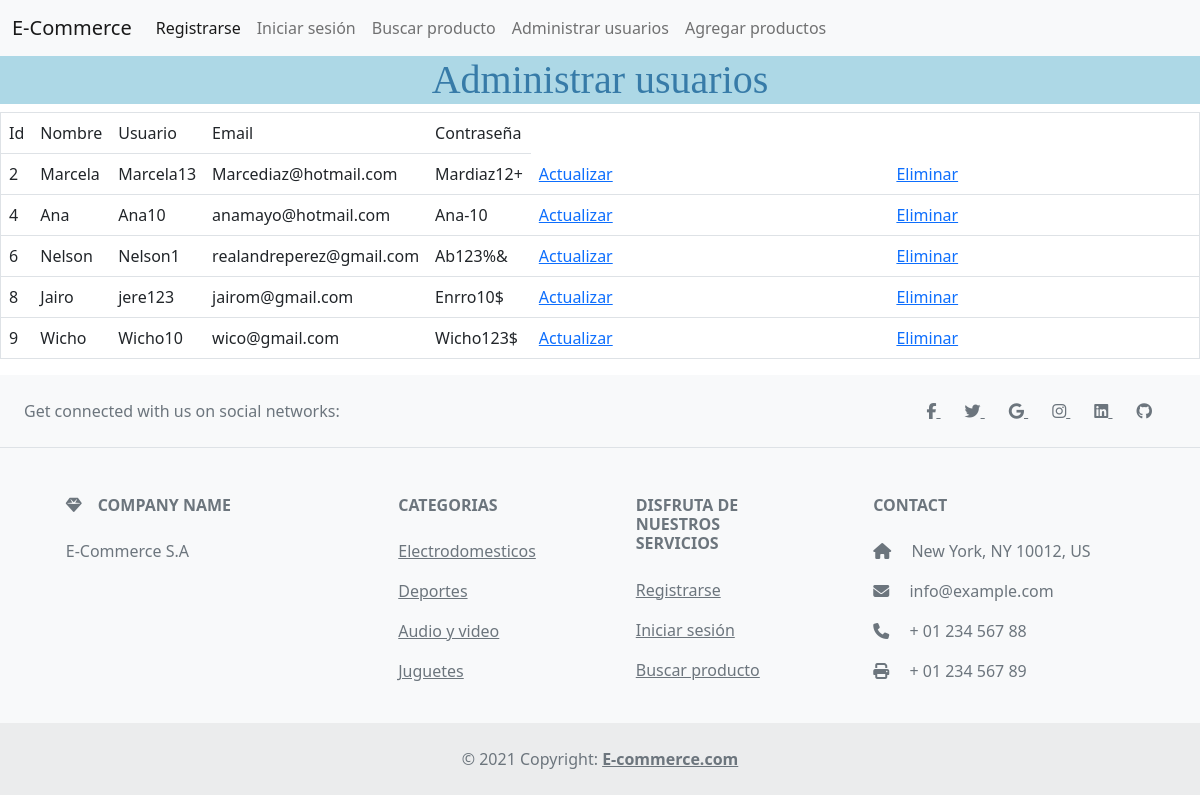
The page /usuarios on the database as committed earlier.
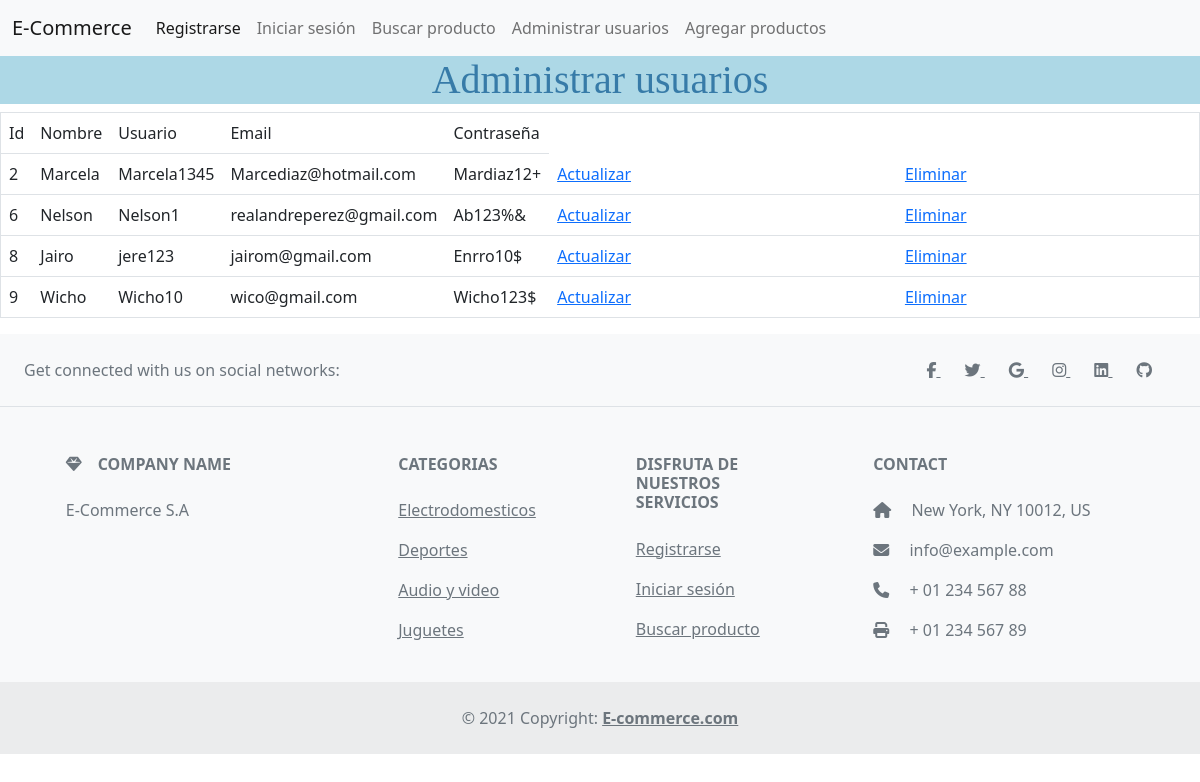
The same page on the database as committed later.
### tables this page shows
CREATE TABLE usuarios(
   id INTEGER PRIMARY KEY,
   nombre REAL NOT NULL,
   usuario REAL NOT NULL,
   correo REAL NOT NULL,
   contraseña REAL NOT NULL
);

### main.py (the view)
@app.route('/usuarios')
def usuario():
    usuarios = sql_select_usuarios()
    return render_template("usuario.html", usuarios=usuarios)

### main.py (called while the page is built)
def sql_connection():
    try:
        con = sqlite3.connect('database.db')
        print("Conexion OK")
        return con
    except Error:
        print(Error)

def sql_select_usuarios():
    sql = strsql = "select * from usuarios"
    con = sql_connection()
    cursorObj = con.cursor()
    cursorObj.execute(sql)
    usuarios = cursorObj.fetchall()
    return usuarios

### templates/usuario.html
{% extends 'base.html' %}
{% block header %}
<h1>{% block title %}Administrar usuarios{% endblock %}</h1>
{% endblock %}
{% block contenido %}
<center>
    <table class="table" id="tabel" border="1">
        <tbody>
            <tr>
                <td width="2">Id</td>
                <td width="2">Nombre</td>
                <td width="2">Usuario</td>
                <td width="2">Email</td>
                <td width="2">Contraseña</td>
            </tr>
            {% for usu in usuarios %}
            <tr>
                <td width="2">{% print(usu[0]) %}</td>
                <td width="2">{% print(usu[1]) %}</td>
                <td width="2">{% print(usu[2]) %}</td>
                <td width="2">{% print(usu[3]) %}</td>
                <td width="2">{% print(usu[4]) %}</td>
                <td>
                    <a href="/actualizar_usuario/{{usu[0]}}"> Actualizar </a>
                </td>
                <td>
                    <a href="/delete/{{usu[0]}}"> Eliminar </a>
                </td>
            </tr>
            {% endfor %}
        </tbody>
    </table>
</center>
{% endblock %}

Rows that differ between the two databases and show on the page:
removed usuarios: id "4", nombre "Ana", usuario "Ana10", correo "anamayo@hotmail.com", contraseña "Ana-10"
changed usuarios "Marcela": usuario "Marcela13" → "Marcela1345"
